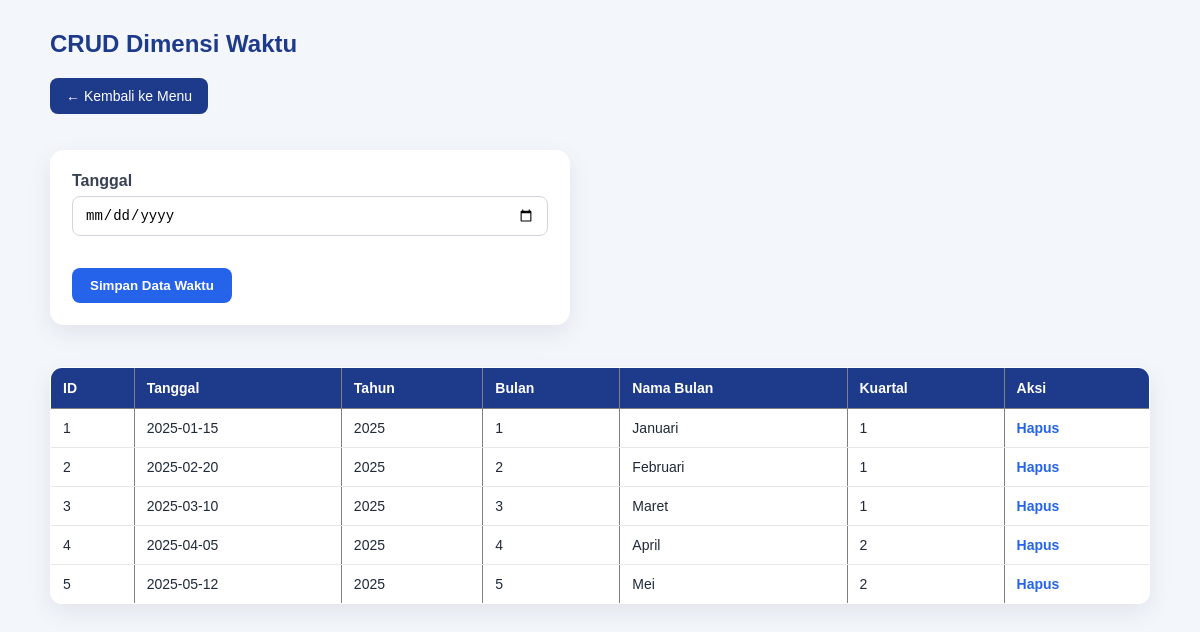
The page /waktu.php on the database its author committed.
### tables this page shows
CREATE TABLE `dim_waktu` (
  `id_waktu` int(11) NOT NULL AUTO_INCREMENT,
  `tanggal` date NOT NULL,
  `tahun` int(11) NOT NULL,
  `bulan` int(11) NOT NULL,
  `bulan_nama` varchar(20) NOT NULL,
  `kuartal` int(11) NOT NULL,
  PRIMARY KEY (`id_waktu`)
);

### waktu.php (the view, shortened to what this page needs)
<?php
include 'config.php';
?>
<!DOCTYPE html>
<html>
<head>
    <link rel="stylesheet" href="assets/style.css">
</head>
<body>
<div class="container">
<h2>CRUD Dimensi Waktu</h2>
<a href="index.php" class="back-link">← Kembali ke Menu</a>
<br><br>
<form method="POST">
    <label>Tanggal</label><br>
    <input type="date" name="tanggal" required><br><br>
    <button type="submit" name="simpan">Simpan Data Waktu</button>
</form>
<br>
<table border="1" cellpadding="8" cellspacing="0">
    <tr>
        <th>ID</th>
        <th>Tanggal</th>
        <th>Tahun</th>
        <th>Bulan</th>
        <th>Nama Bulan</th>
        <th>Kuartal</th>
        <th>Aksi</th>
    </tr>
    <?php
    $data = mysqli_query($conn, "SELECT * FROM dim_waktu ORDER BY tanggal ASC");
    while ($row = mysqli_fetch_assoc($data)) {
    ?>
    <tr>
        <td><?= $row['id_waktu']; ?></td>
        <td><?= $row['tanggal']; ?></td>
        <td><?= $row['tahun']; ?></td>
        <td><?= $row['bulan']; ?></td>
        <td><?= $row['bulan_nama']; ?></td>
        <td><?= $row['kuartal']; ?></td>
        <td>
            <a href="waktu.php?hapus=<?= $row['id_waktu']; ?>" onclick="return confirm('Hapus data ini?')">Hapus</a>
        </td>
    </tr>
    <?php } ?>
</table>
</div>
</body>
</html>

### assets/style.css (style rules this page uses)
* { box-sizing: border-box; }
body { margin: 0; padding: 30px; font-family: Arial, Helvetica, sans-serif; background: #f3f6fb; color: #1f2937; }
h1, h2, h3 { color: #1e3a8a; }
h2 { margin-top: 0; margin-bottom: 20px; }
.container { max-width: 1100px; margin: auto; }
.back-link { display: inline-block; margin-bottom: 18px; background: #1e3a8a; color: white; padding: 10px 16px; border-radius: 8px; text-decoration: none; font-size: 14px; }
form { background: white; padding: 22px; border-radius: 14px; max-width: 520px; margin-bottom: 24px; box-shadow: 0 8px 24px rgba(15, 23, 42, 0.08); }
label { font-weight: bold; display: inline-block; margin-bottom: 6px; color: #374151; }
input, select { width: 100%; padding: 10px 12px; margin-bottom: 14px; border: 1px solid #d1d5db; border-radius: 8px; font-size: 14px; }
button { background: #2563eb; color: white; padding: 10px 18px; border: none; border-radius: 8px; cursor: pointer; font-weight: bold; }
table { width: 100%; border-collapse: collapse; background: white; border-radius: 12px; overflow: hidden; box-shadow: 0 8px 24px rgba(15, 23, 42, 0.08); margin-bottom: 24px; }
th { background: #1e3a8a; color: white; padding: 12px; text-align: left; font-size: 14px; }
td { padding: 11px 12px; border-bottom: 1px solid #e5e7eb; font-size: 14px; }
td a { color: #2563eb; font-weight: bold; text-decoration: none; }

### rows shown on the page
dim_waktu: id_waktu "1", tanggal "2025-01-15", tahun "2025", bulan "1", bulan_nama "Januari", kuartal "1"
dim_waktu: id_waktu "2", tanggal "2025-02-20", tahun "2025", bulan "2", bulan_nama "Februari", kuartal "1"
dim_waktu: id_waktu "3", tanggal "2025-03-10", tahun "2025", bulan "3", bulan_nama "Maret", kuartal "1"
dim_waktu: id_waktu "4", tanggal "2025-04-05", tahun "2025", bulan "4", bulan_nama "April", kuartal "2"
dim_waktu: id_waktu "5", tanggal "2025-05-12", tahun "2025", bulan "5", bulan_nama "Mei", kuartal "2"
